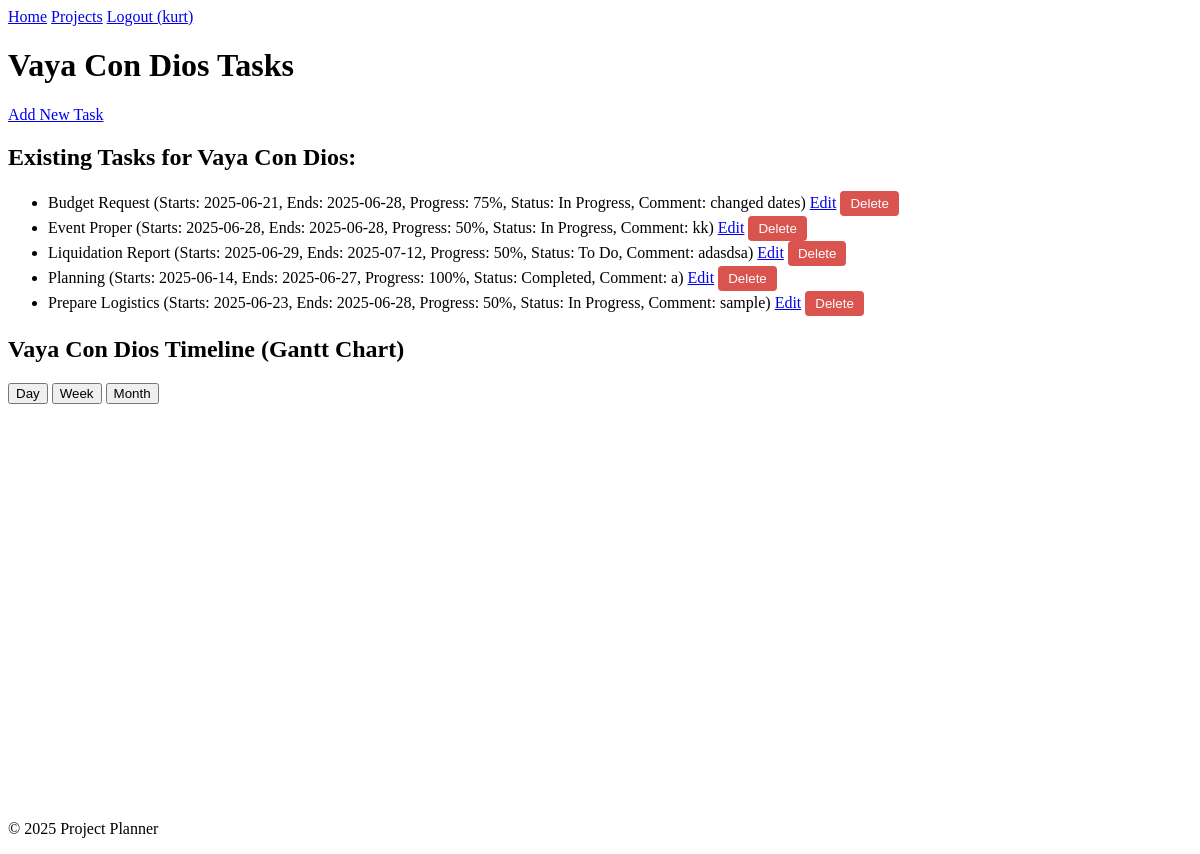
/projects/2 (signed in), run on the app's committed database.
### app/models.py (models this page shows, shortened)
class User(db.Model, UserMixin):
    id = db.Column(db.Integer, primary_key=True)
    username = db.Column(db.String(80), unique=True, nullable=False)
    password_hash = db.Column(db.String(128), nullable=False, default='')  # Default empty string, set by set_password
    projects = db.relationship('Project', backref='user', lazy=True, cascade="all, delete-orphan")
    def set_password(self, password):
        self.password_hash = generate_password_hash(password)

class Project(db.Model):
    id = db.Column(db.Integer, primary_key=True)
    name = db.Column(db.String(120), nullable=False)
    description = db.Column(db.Text, nullable=True)  # Optional: for project details
    user_id = db.Column(db.Integer, db.ForeignKey('user.id'), nullable=False)
    tasks = db.relationship('Task', backref='project', lazy=True, cascade="all, delete-orphan")

class Task(db.Model):
    id = db.Column(db.Integer, primary_key=True)
    name = db.Column(db.String(120), nullable=False)
    start_date = db.Column(db.Date, nullable=True)
    end_date = db.Column(db.Date, nullable=True)
    progress = db.Column(db.Integer, default=0, nullable=False)
    status = db.Column(db.String(50), default='To Do', nullable=False)
    dependencies = db.Column(db.String(255), nullable=True)
    comment = db.Column(db.Text, nullable=True)
    project_id = db.Column(db.Integer, db.ForeignKey('project.id'), nullable=False)
    user_id = db.Column(db.Integer, db.ForeignKey('user.id'), nullable=False)

### app/routes.py (the view)
@bp.route('/projects/<int:project_id>')
@login_required
def view_project(project_id):
    project = Project.query.filter_by(id=project_id, user=current_user).first_or_404()
    project_tasks = Task.query.filter_by(project=project).order_by(Task.name).all()
    gantt_tasks_data = []
    task_name_to_id = {task.name.strip(): str(task.id) for task in project_tasks}  # Strip whitespace
    print("Task name to ID mapping:", task_name_to_id)  # Debug mapping
    for task in project_tasks:
        start_date_formatted = task.start_date.strftime('%Y-%m-%d') if task.start_date else ''
        end_date_formatted = task.end_date.strftime('%Y-%m-%d') if task.end_date else ''
        if start_date_formatted and end_date_formatted:
            custom_class = 'bar-blue'
            if task.status == 'Completed':
                custom_class = 'bar-green'
            elif task.status == 'In Progress':
                custom_class = 'bar-yellow'
            elif task.status == 'Blocked':
                custom_class = 'bar-red'
            gantt_task_item = {
                'id': str(task.id),
                'name': task.name,
                'start': start_date_formatted,
                'end': end_date_formatted,
                'progress': task.progress,
                'custom_class': custom_class,
                'comment': task.comment if task.comment else 'No comment',
            }
            print(f"Task {task.id} raw dependency (name): {task.dependencies}")  # Debug raw value
            if task.dependencies and task.dependencies != 'None':
                dep_id = task_name_to_id.get(task.dependencies.strip())
                print(f"Converted dependency for task {task.id}: {dep_id}")  # Debug conversion
                if dep_id:
                    gantt_task_item['dependencies'] = str(dep_id)  # Ensure string format
            gantt_tasks_data.append(gantt_task_item)
    gantt_tasks_data.sort(key=lambda x: datetime.strptime(x['start'], '%Y-%m-%d'))
    gantt_tasks_json = json.dumps(gantt_tasks_data)
    print("Gantt tasks JSON:", gantt_tasks_json)  # Debug final JSON
    return render_template('tasks.html', project=project, tasks=project_tasks, gantt_tasks_json=gantt_tasks_json)

### app/templates/tasks.html (shortened to what this page needs)
<!DOCTYPE html>
<html lang="en">
<head>
    <link rel="stylesheet" href="{{ url_for('static', filename='css/frappe-gantt.css') }}">
    <link rel="stylesheet" href="{{ url_for('static', filename='css/style.css') }}">
</head>
<body>
    <header>
        <nav>
            <a href="{{ url_for('main.index') }}">Home</a>
            <a href="{{ url_for('main.projects') }}">Projects</a>
            {% if current_user.is_authenticated %}
                <a href="{{ url_for('main.logout') }}">Logout ({{ current_user.username }})</a>
            {% else %}
                <a href="{{ url_for('main.register') }}">Register</a>
                <a href="{{ url_for('main.login') }}">Login</a>
            {% endif %}
        </nav>
    </header>
    <h1>{{ project.name }} Tasks</h1>
    <a href="{{ url_for('main.add_task_to_project', project_id=project.id) }}">Add New Task</a>
    <h2>Existing Tasks for {{ project.name }}:</h2>
    <ul id="task-list">
        {% if tasks %}
        {% for task in tasks %}
            <li id="task-{{ task.id }}">
                {{ task.name }}
                (Starts: {{ task.start_date.strftime('%Y-%m-%d') if task.start_date else 'N/A' }},
                Ends: {{ task.end_date.strftime('%Y-%m-%d') if task.end_date else 'N/A' }},
                Progress: {{ task.progress }}%,
                Status: {{ task.status }},
                Comment: {{ task.comment if task.comment else 'No comment' }})
                <a href="{{ url_for('main.edit_task', task_id=task.id) }}">Edit</a>
                <form action="{{ url_for('main.delete_task', task_id=task.id) }}" method="POST" style="display:inline;" class="delete-task-form">
                    <button type="submit" class="delete-task-btn" data-task-id="{{ task.id }}">Delete</button>
                </form>
            </li>
        {% endfor %}
        {% else %}
            <li>No tasks yet for this project. Add one above!</li>
        {% endif %}
    </ul>
    <h2>{{ project.name }} Timeline (Gantt Chart)</h2>
    <div>
        <button class="view-mode" data-mode="Day">Day</button>
        <button class="view-mode" data-mode="Week" data-selected="true">Week</button>
        <button class="view-mode" data-mode="Month">Month</button>
    </div>
    <div id="gantt-chart" style="width: 100%; height: 400px;" data-update-comment-url="{{ url_for('main.update_comment', project_id=project.id, task_id=0) }}"></div>
    <footer>
        <p>© 2025 Project Planner</p>
    </footer>
</body>
</html>

### app/static/css/style.css (style rules this page uses)
.delete-task-btn { background-color: #d9534f; color: white; border: none; padding: 5px 10px; border-radius: 4px; cursor: pointer; }

### data on the page
User: username "kurt"
Project: name "Vaya Con Dios"
Task: name "Budget Request", start_date "2025-06-21", end_date "2025-06-28", progress "75", status "In Progress", comment "changed dates"
Task: name "Event Proper", start_date "2025-06-28", end_date "2025-06-28", progress "50", status "In Progress", comment "kk"
Task: name "Liquidation Report", start_date "2025-06-29", end_date "2025-07-12", progress "50", status "To Do", comment "adasdsa"
Task: name "Planning", start_date "2025-06-14", end_date "2025-06-27", progress "100", status "Completed", comment "a"
Task: name "Prepare Logistics", start_date "2025-06-23", end_date "2025-06-28", progress "50", status "In Progress", comment "sample"
